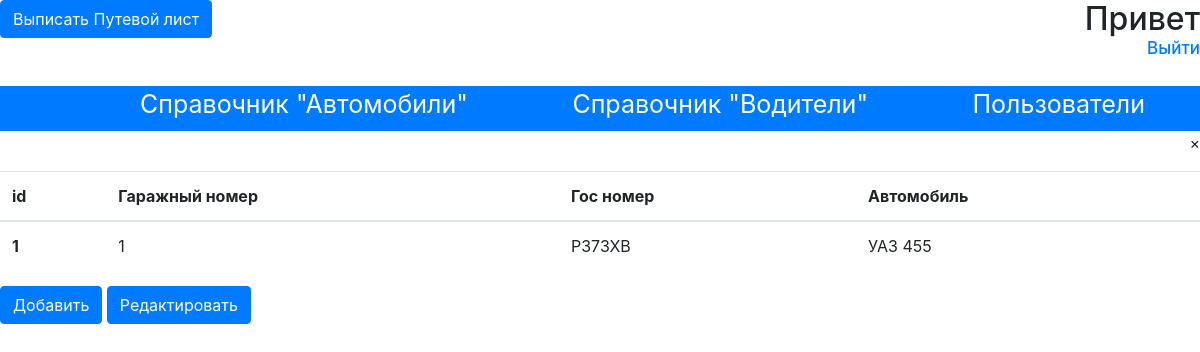
The app's page /admin.php, older data.
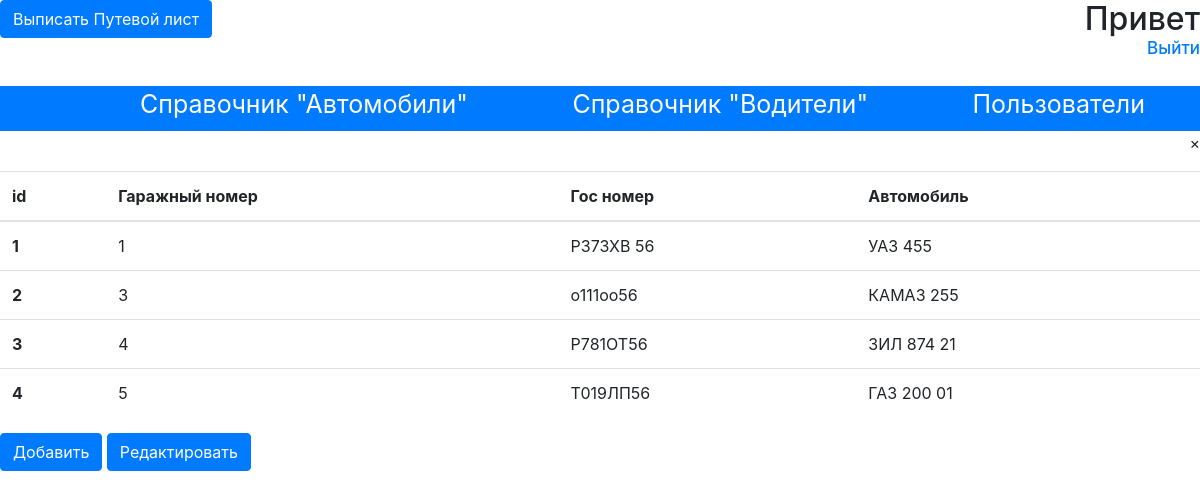
The same page, newer data.
### tables this page shows
CREATE TABLE `autos` (
  `id_auto` int(11) NOT NULL,
  `Гаражный номер` varchar(25) NOT NULL,
  `ГосНомер` varchar(25) NOT NULL,
  `Автомобиль` varchar(25) NOT NULL
);

### admin.php (the view, shortened to what this page needs)
<?php require_once('db.php') ?>
<?php
	$data_auto =  mysqli_query($db, "SELECT * FROM autos");
?>
<!DOCTYPE html>
<html lang="en">
<head>
	<link rel="stylesheet" href="style.css">
	<link rel="stylesheet" href="bootstrap/css/bootstrap.css">
</head>
<body>
	<h2 style="float: right;" id="add">Привет <a href="#"><?php echo $_COOKIE['username']; ?></a><br> <a id="exit" href="logout.php">Выйти</a></h2>
    <a href="putevka.php" ><input type="submit" name="use" class="btn btn-primary" value="Выписать Путевой лист"> </a>
	<br> <br> <br>
	<div class="nav-bar">
		<ul>
			<li><a href="#" id="auto">Справочник "Автомобили"</a></li>
			<li><a href="#" id="sprav">Справочник "Водители"</a></li>
			<li><a href="#" id="user">Пользователи</a></li>
			<li><a href="#" id="obj">Объекты</a></li>
		</ul>
	</div>
<div class="autos">
	<p style="float: right; cursor: pointer;" id="close4">&times;</p>
	<table class="table">
		  <thead>
		    <tr>
		      <th scope="col">id</th>
		      <th scope="col">Гаражный номер</th>
		      <th scope="col">Гос номер</th>
		      <th scope="col">Автомобиль</th>
		    </tr>
		  </thead>
		  <tbody>
<?php
while($auto = mysqli_fetch_assoc($data_auto)){
?>
		    <tr>
		      <th scope="row"><?php echo $auto['id_auto'] ?></th>
		      <td><?php echo $auto['Гаражный номер'] ?></td>
		      <td><?php echo $auto['ГосНомер'] ?></td>
		      <td><?php echo $auto['Автомобиль'] ?></td>
		    </tr>
<?php } ?>
		  </tbody>
	</table>
	<button type="button" class="btn btn-primary" data-toggle="modal" data-target="#avtoModal">
 	 Добавить
	</button>
</div>
	<button type="submit" class="btn btn-primary"  data-toggle="modal" data-target="#avtoModal_edit">
 	 Редактировать
	</button>
</body>
</html>

Row changes from the older to the newer data that the page shows:
changed autos "УАЗ 455": ГосНомер "P373XB" → "Р373ХВ 56"
added autos: id_auto "2", Гаражный номер "3", ГосНомер "о111оо56", Автомобиль "КАМАЗ 255"
added autos: id_auto "3", Гаражный номер "4", ГосНомер "Р781ОТ56", Автомобиль "ЗИЛ 874 21"
added autos: id_auto "4", Гаражный номер "5", ГосНомер "Т019ЛП56", Автомобиль "ГАЗ 200 01"
